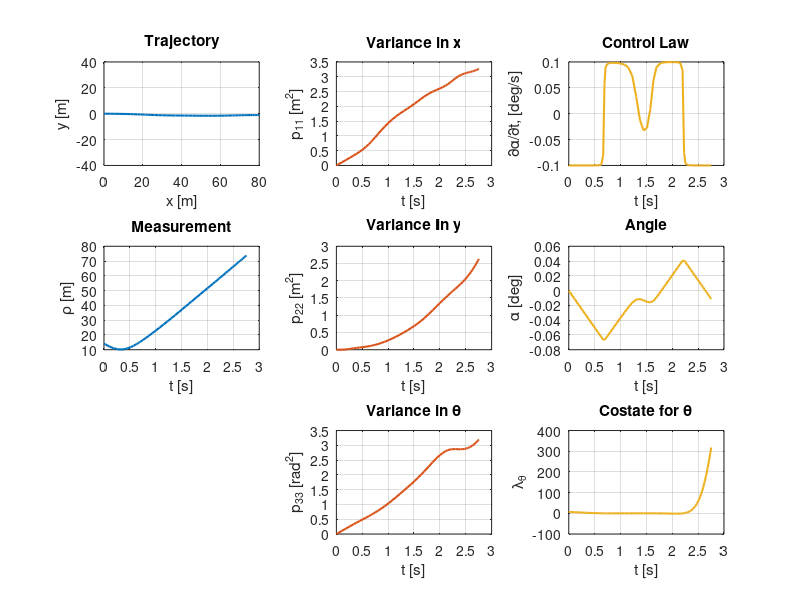

Recreate this plot in MATLAB.
function hyperKalman60plot

X = load('cart43.txt')';

save('cart43.mat', 'X')

t = X(:,end);

x     = X(:,1);
y     = X(:,2);
theta = X(:,3);
p11   = X(:,4);
p12   = X(:,5);
p13   = X(:,6);
p22   = X(:,7);
p23   = X(:,8);
p33   = X(:,9);

lam_x     = X(:,10);
lam_y     = X(:,11);
lam_theta = X(:,12);
lam_p11   = X(:,13);
lam_p12   = X(:,14);
lam_p13   = X(:,15);
lam_p22   = X(:,16);
lam_p33   = X(:,17);

u = X(:,end-1);

H = figure(1);
colors = get(gca, 'colororder');
clf

subplot(3,3,1)
plot(x, y, 'color',colors(1,:))
grid on
title('Trajectory')
xlabel('x [m]')
ylabel('y [m]')
axis([0,80,-40,40])

subplot(3,3,4)
plot(t, sqrt((x-10).^2+(y-10).^2), 'color',colors(1,:))
grid on
title('Measurement')
xlabel('t [s]')
ylabel('\rho [m]')

% subplot(3,3,7)
% plot(t, u, 'color',colors(1,:))
% grid on
% title('Flight Path Angle')
% xlabel('t [s]')
% ylabel('\gamma [deg]')

subplot(3,3,2)
plot(t, p11,'color',colors(2,:))
grid on
title('Variance in x')
xlabel('t [s]')
ylabel('p_{11} [m^2]')

subplot(3,3,5)
plot(t, p22,'color',colors(2,:))
grid on
title('Variance in y')
xlabel('t [s]')
ylabel('p_{22} [m^2]')

subplot(3,3,8)
plot(t, p33,'color',colors(2,:))
grid on
title('Variance in \theta')
xlabel('t [s]')
ylabel('p_{33} [rad^2]')

subplot(3,3,3)
plot(t, 0.1*sin(u),'color',colors(3,:))
grid on
title('Control Law')
xlabel('t [s]')
ylabel('\partial\alpha/\partialt, [deg/s]')

subplot(3,3,6)
plot(t, theta,'color',colors(3,:))
grid on
title('Angle')
xlabel('t [s]')
ylabel('\alpha [deg]')

subplot(3,3,9)
plot(t, lam_theta,'color',colors(3,:))
grid on
title('Costate for \theta')
xlabel('t [s]')
ylabel('\lambda_\theta')

set(findobj('type','line'), 'LineWidth', 2.5);

% %%%%
% 
% figure(2);
% colors = get(gca, 'colororder');
% clf
% 
% subplot(5,4,1)
% plot(t, h,'color',colors(2,:))
% grid on
% title('height, h')
% xlabel('t [s]')
% ylabel('h [m]')
% 
% subplot(5,4,2)
% plot(t, theta,'color',colors(2,:))
% grid on
% title('downrange angle, \theta')
% xlabel('t [s]')
% ylabel('\theta [rad]')
% 
% subplot(5,4,3)
% plot(t, v,'color',colors(2,:))
% grid on
% title('velocity, v')
% xlabel('t [s]')
% ylabel('v [m/s]')
% 
% subplot(5,4,4)
% plot(t, gam,'color',colors(2,:))
% grid on
% title('flight path angle, \gamma')
% xlabel('t [s]')
% ylabel('\gamma [rad]')
% 
% 
% %%
% 
% subplot(5,4,5)
% plot(t, p11)
% grid on
% title('p_{11}')
% xlabel('t [s]')
% ylabel('p_{11} [m^2]')
% 
% subplot(5,4,6)
% plot(t, p12)%./sqrt(X(:,5).*X(:,9)))
% grid on
% title('p_{12}')
% xlabel('t [s]')
% ylabel('p_{12} [m*rad]')
% 
% subplot(5,4,7)
% plot(t, p13)%./sqrt(X(:,5).*X(:,12)))
% grid on
% title('p_{13}')
% xlabel('t [s]')
% ylabel('p_{13} [m^2/s]')
% 
% subplot(5,4,8)
% plot(t, p14)%./sqrt(X(:,5).*X(:,14)))
% grid on
% title('p_{14}')
% xlabel('t [s]')
% ylabel('p_{14} [m*rad]')
% 
% %%
% 
% subplot(5,4,10)
% plot(t, p22)
% grid on
% title('p_{22}')
% xlabel('t [s]')
% ylabel('p_{22} [rad^2]')
% 
% subplot(5,4,11)
% plot(t, p23)%./sqrt(X(:,9).*X(:,12)))
% grid on
% title('p_{23}')
% xlabel('t [s]')
% ylabel('p_{23} [m*rad/s]')
% 
% subplot(5,4,12)
% plot(t, p24)%./sqrt(X(:,9).*X(:,14)))
% grid on
% title('p_{24}')
% xlabel('t [s]')
% ylabel('p_{24} [rad^2]')
% 
% %%
% 
% subplot(5,4,15)
% plot(t, p33)
% grid on
% title('p_{33}')
% xlabel('t [s]')
% ylabel('p_{33} [m^2/s^2]')
% 
% subplot(5,4,16)
% plot(t, p34)%./sqrt(X(:,12).*X(:,14)))
% grid on
% title('p_{34}')
% xlabel('t [s]')
% ylabel('p_{34} [m*rad/s]')
% 
% %%
% 
% subplot(5,4,19)
% plot(t, X(:,6) + X(:,10),'r')
% grid on
% title('cost')
% xlabel('t [s]')
% ylabel('p_{11}_n + p_{22}_n [rad^2]')
% 
% subplot(5,4,20)
% plot(t, p44)
% grid on
% title('p_{44}')
% xlabel('t [s]')
% ylabel('p_{44} [rad^2]')
% 
% %%
% 
% subplot(5,4,[13,14,17,18])
% plot(theta, h, 'r*')
% title('Flight Path')
% xlabel('downrange angle, \theta [deg]')
% ylabel('height, h [m]')
% grid on
% 
% 
% set(findobj('type','line'), 'LineWidth', 1.5);
% 
% %%
% 
% figure(3);
% colors = get(gca, 'colororder');
% clf
% 
% subplot(5,4,1)
% plot(t, lam_h,'color',colors(2,:))
% grid on
% title('height, h')
% xlabel('t [s]')
% ylabel('h [m]')
% 
% subplot(5,4,2)
% plot(t, lam_theta,'color',colors(2,:))
% grid on
% title('downrange angle, \theta')
% xlabel('t [s]')
% ylabel('\theta [rad]')
% 
% subplot(5,4,3)
% plot(t, lam_v,'color',colors(2,:))
% grid on
% title('velocity, v')
% xlabel('t [s]')
% ylabel('v [m/s]')
% 
% subplot(5,4,4)
% plot(t, lam_gam,'color',colors(2,:))
% grid on
% title('flight path angle, \gamma')
% xlabel('t [s]')
% ylabel('\gamma [rad]')
% 
% 
% %%
% 
% subplot(5,4,5)
% plot(t, lam_p11)
% grid on
% title('p_{11}')
% xlabel('t [s]')
% ylabel('p_{11} [m^2]')
% 
% subplot(5,4,6)
% plot(t, lam_p12)%./sqrt(X(:,5).*X(:,9)))
% grid on
% title('p_{12}')
% xlabel('t [s]')
% ylabel('p_{12} [m*rad]')
% 
% subplot(5,4,7)
% plot(t, lam_p13)%./sqrt(X(:,5).*X(:,12)))
% grid on
% title('p_{13}')
% xlabel('t [s]')
% ylabel('p_{13} [m^2/s]')
% 
% subplot(5,4,8)
% plot(t, lam_p14)%./sqrt(X(:,5).*X(:,14)))
% grid on
% title('p_{14}')
% xlabel('t [s]')
% ylabel('p_{14} [m*rad]')
% 
% %%
% 
% subplot(5,4,10)
% plot(t, lam_p22)
% grid on
% title('p_{22}')
% xlabel('t [s]')
% ylabel('p_{22} [rad^2]')
% 
% subplot(5,4,11)
% plot(t, lam_p23)%./sqrt(X(:,9).*X(:,12)))
% grid on
% title('p_{23}')
% xlabel('t [s]')
% ylabel('p_{23} [m*rad/s]')
% 
% subplot(5,4,12)
% plot(t, lam_p24)%./sqrt(X(:,9).*X(:,14)))
% grid on
% title('p_{24}')
% xlabel('t [s]')
% ylabel('p_{24} [rad^2]')
% 
% %%
% 
% subplot(5,4,15)
% plot(t, lam_p33)
% grid on
% title('p_{33}')
% xlabel('t [s]')
% ylabel('p_{33} [m^2/s^2]')
% 
% subplot(5,4,16)
% plot(t, lam_p34)%./sqrt(X(:,12).*X(:,14)))
% grid on
% title('p_{34}')
% xlabel('t [s]')
% ylabel('p_{34} [m*rad/s]')
% 
% %%
% 
% subplot(5,4,20)
% plot(t, lam_p44)
% grid on
% title('p_{44}')
% xlabel('t [s]')
% ylabel('p_{44} [rad^2]')
% 
% %%
% 
% subplot(5,4,[13,14,17,18])
% plot(t, lam_alpha, 'r')
% title('Flight Path')
% xlabel('downrange angle, \theta [deg]')
% ylabel('height, h [m]')
% grid on

set(findobj('type','line'), 'LineWidth', 1.5);


end

